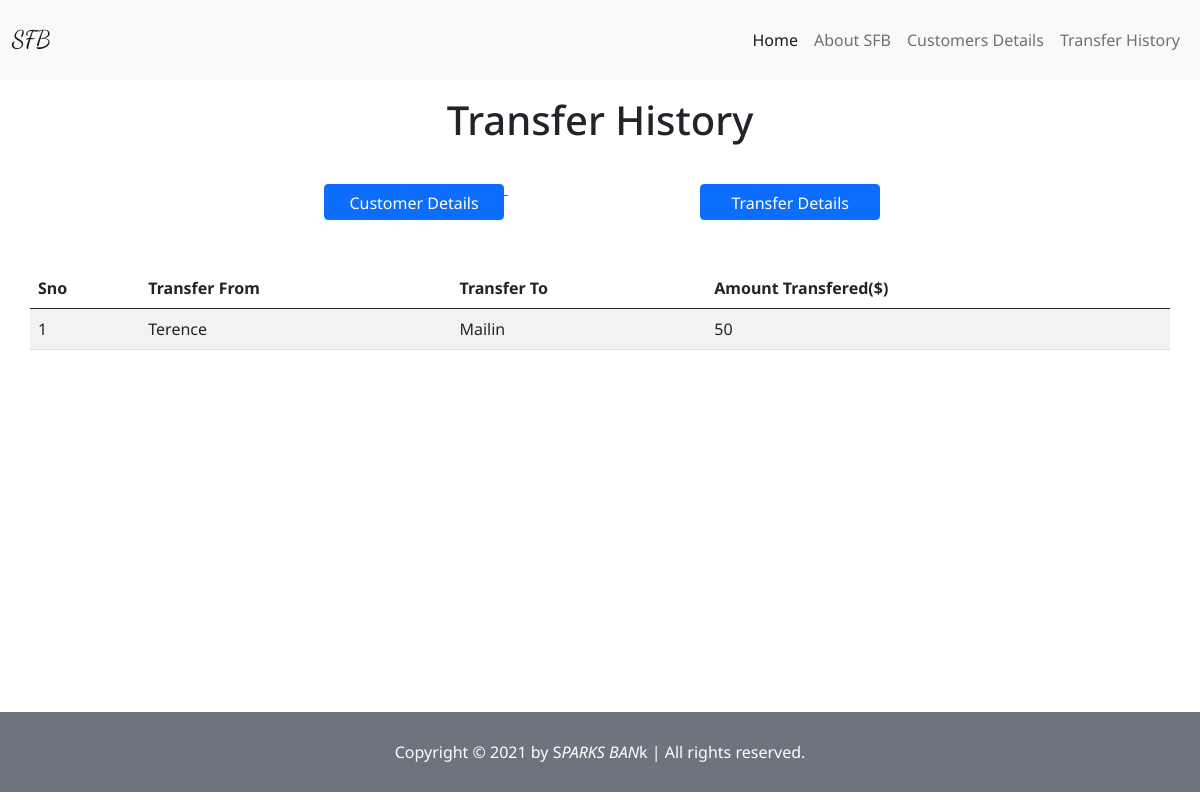
/transfer/Terence, run on the app's committed database.
### app.py (models this page shows, shortened)
class transfer_history(db.Model):
    sno = db.Column(db.Integer, primary_key=True)
    transfer_from = db.Column(db.String(500), nullable=False)
    transfer_to = db.Column(db.String(500), nullable=False)
    amount = db.Column(db.Integer, nullable=False)

### app.py (the view)
@app.route("/transfer/<string:name>", methods=['GET', 'POST'])
def transfer(name):
    row = transfer_history.query.filter_by(transfer_from=name).first()
    allrows = transfer_history.query.filter_by(transfer_from=name).all()
    if row == None:
        return render_template("error-404.html")
    return render_template('transfer.html', cst=row, allrows=allrows)

### templates/transfer.html (shortened to what this page needs)
{% extends "index.html" %}
{% block body %}
<h1 class="d-flex justify-content-center my-3">Transfer History</h1>
<a href="/customers"><button type="button" class="btn-1 btn btn-primary">Customer Details </button>
</a>
<a href="/transfer"><button type="button" class="btn-2 btn btn-primary">Transfer Details </button>
</a>
<table class="table table-striped container my-5">
    <thead>
        <tr>
            <th scope="col">Sno</th>
            <th scope="col">Transfer From</th>
            <th scope="col">Transfer To</th>
            <th scope="col">Amount Transfered($)</th>
        </tr>
    </thead>
    <tbody>
        {% for cstmer in allrows %}
        <tr>
            <td>{{loop.index}}</td>
            <td>{{cstmer.transfer_from}}</td>
            <td>{{cstmer.transfer_to}}</td>
            <td>{{cstmer.amount}}</td>
        </tr>
        {% endfor %}
    </tbody>
</table>
{% endblock body %}

### static/CSS/style.css (style rules this page uses)
* { margin: 0; padding: 0; font-family: 'Noto Sans', sans-serif; }
.btn-1, .btn-2 { width: 15vw; height: 3vw; }
.btn-1 { margin: 2vw 0 0 27vw !important; }
.btn-2 { margin: 2vw 0 0 16vw !important; }

### data on the page
transfer_history: transfer_from "Terence", transfer_to "Mailin", amount "50"
